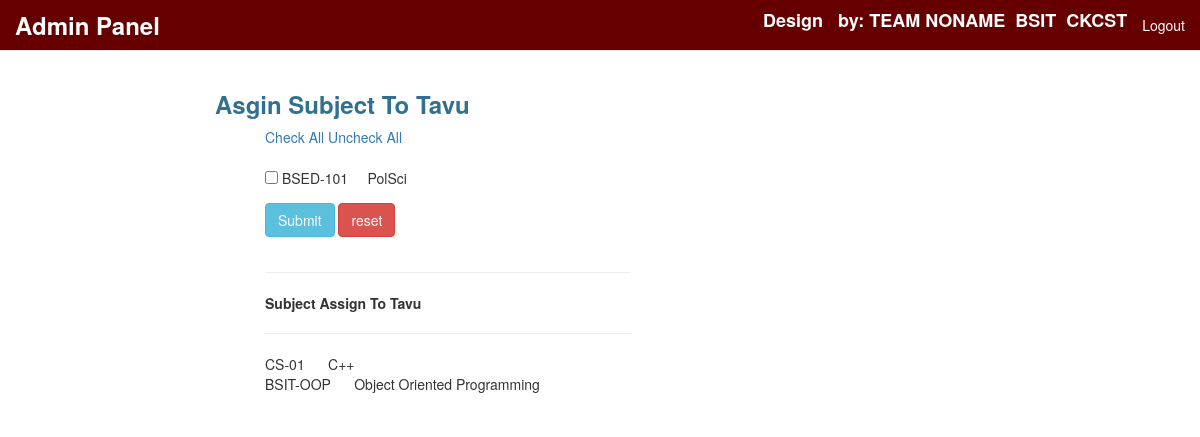
The page /Adminlogin/subject_to_teacher1.php?TeacherID=10 on the database its author committed.
### tables this page shows
CREATE TABLE `teacher` (
  `TeacherID` int(15) NOT NULL,
  `TeacherName` varchar(50) NOT NULL,
  `FatherName` varchar(50) NOT NULL,
  `CNIC` varchar(40) NOT NULL
);

CREATE TABLE `subject` (
  `SubjectID` int(15) NOT NULL,
  `Subjectcode` varchar(30) NOT NULL,
  `SubjectName` varchar(50) NOT NULL,
  `SemesterID` int(15) NOT NULL,
  `ProgramID` int(15) NOT NULL,
  `DepartmentID` int(15) NOT NULL
);

CREATE TABLE `teachersubject` (
  `RID` int(11) NOT NULL,
  `TeacherID` int(15) NOT NULL,
  `SubjectID` int(15) NOT NULL
);

### Adminlogin/subject_to_teacher1.php (the view, shortened to what this page needs)
<?php
include("Connection.php");
$teacher=mysqli_query($connection,"select * from `teacher` where TeacherID = '".$_REQUEST['TeacherID']."' ");
$row_teacher=mysqli_fetch_array($teacher);
?>
<!DOCTYPE html>
<html lang="en">
<head>
<link rel="stylesheet" href="css/bootstrap.min.css"/>
</head>
<body>
<?php include("include/header.php");?>
<div class="container">
<div class="row">
<h3 class="text-info" style="padding-left:200px;">
<b>Asgin Subject To <?php echo $row_teacher['TeacherName']; ?></b>
</h3>
<form action="subject_to_teacher.php" name="form" id="form_teach" method="post" class="form-horizontal" style="margin-left:250px">
<div class="form-group">
<div class="col-md-4">
<a href="javascript:CheckAll('form_teach')" class="button_gray corners">Check All</a> <a href="javascript:unCheckAll('form_teach')" class="button_gray corners">Uncheck All</a><br><br>
<?php
$qry=mysqli_query($connection,"select * from `subject`");
while($row=mysqli_fetch_array($qry))
{
    $qry_checking=mysqli_query($connection,"select * from `teachersubject` where TeacherID='".$_REQUEST['TeacherID']."' AND SubjectID='".$row['SubjectID']."'");
$num_checking = mysqli_num_rows($qry_checking);
    if($num_checking == 0){
?>
<input type="checkbox" name="subject[]" value="<?php echo $row['SubjectID'];?>" />
    <?php echo $row['Subjectcode'];?>&nbsp;&nbsp;&nbsp;&nbsp;
    <?php echo $row['SubjectName'];?><br />
<?php } }?>
</div>
</div>
<div class="form-group">
<div class="col-md-5">
<input type="submit" class="btn btn-info" name="submit" value="Submit" id="submit">
<input type="reset" class="btn btn-danger" name="reset" value="reset" id="reset">
    </div></div>
   <div class="form-group">
<div class="col-md-5">
    <hr>
    <b>Subject Assign To <?php echo $row_teacher['TeacherName']; ?></b>
    <hr>
    <?php
    $TeacherID=$_REQUEST['TeacherID'];
$qry2=mysqli_query($connection,"select * from teachersubject
INNER JOIN subject ON subject.SubjectID = teachersubject.SubjectID
where TeacherID='$TeacherID'");
while($row2=mysqli_fetch_array($qry2))
{
?>
<?php echo $row2['Subjectcode'];?> &nbsp;&nbsp;&nbsp;&nbsp;
 <?php echo $row2['SubjectName'];?> <br />
<?php }?>
       </div>       </div></div>
</div>
</body>
</html>

### rows shown on the page
teacher: TeacherName "Tavu"
subject: Subjectcode "BSED-101", SubjectName "PolSci"
teachersubject: SubjectID.Subjectcode "CS-01", SubjectID.SubjectName "C++"
teachersubject: SubjectID.Subjectcode "BSIT-OOP", SubjectID.SubjectName "Object Oriented Programming"
